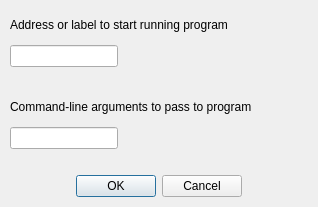
<?xml version="1.0" encoding="UTF-8"?>
<ui version="4.0">
 <class>SetRunParametersDialog</class>
 <widget class="QDialog" name="SetRunParametersDialog">
  <property name="geometry">
   <rect>
    <x>0</x>
    <y>0</y>
    <width>318</width>
    <height>207</height>
   </rect>
  </property>
  <property name="windowTitle">
   <string>Set Run Parameters</string>
  </property>
  <widget class="QWidget" name="gridLayoutWidget">
   <property name="geometry">
    <rect>
     <x>10</x>
     <y>10</y>
     <width>298</width>
     <height>187</height>
    </rect>
   </property>
   <layout class="QGridLayout" name="gridLayout">
    <item row="0" column="0">
     <widget class="QLabel" name="label">
      <property name="text">
       <string>Address or label to start running program</string>
      </property>
     </widget>
    </item>
    <item row="1" column="0">
     <widget class="QLineEdit" name="addressLineEdit">
      <property name="sizePolicy">
       <sizepolicy hsizetype="Fixed" vsizetype="Fixed">
        <horstretch>0</horstretch>
        <verstretch>0</verstretch>
       </sizepolicy>
      </property>
     </widget>
    </item>
    <item row="2" column="0">
     <spacer name="horizontalSpacer">
      <property name="orientation">
       <enum>Qt::Horizontal</enum>
      </property>
      <property name="sizeHint" stdset="0">
       <size>
        <width>40</width>
        <height>20</height>
       </size>
      </property>
     </spacer>
    </item>
    <item row="3" column="0">
     <widget class="QLabel" name="label_2">
      <property name="text">
       <string>Command-line arguments to pass to program</string>
      </property>
     </widget>
    </item>
    <item row="4" column="0">
     <widget class="QLineEdit" name="argsLineEdit">
      <property name="sizePolicy">
       <sizepolicy hsizetype="Fixed" vsizetype="Fixed">
        <horstretch>0</horstretch>
        <verstretch>0</verstretch>
       </sizepolicy>
      </property>
     </widget>
    </item>
    <item row="6" column="0">
     <widget class="QDialogButtonBox" name="buttonBox">
      <property name="standardButtons">
       <set>QDialogButtonBox::Cancel|QDialogButtonBox::Ok</set>
      </property>
      <property name="centerButtons">
       <bool>true</bool>
      </property>
     </widget>
    </item>
    <item row="5" column="0">
     <spacer name="verticalSpacer">
      <property name="orientation">
       <enum>Qt::Vertical</enum>
      </property>
      <property name="sizeType">
       <enum>QSizePolicy::Fixed</enum>
      </property>
      <property name="sizeHint" stdset="0">
       <size>
        <width>20</width>
        <height>20</height>
       </size>
      </property>
     </spacer>
    </item>
   </layout>
  </widget>
 </widget>
 <resources/>
 <connections>
  <connection>
   <sender>buttonBox</sender>
   <signal>accepted()</signal>
   <receiver>SetRunParametersDialog</receiver>
   <slot>accept()</slot>
   <hints>
    <hint type="sourcelabel">
     <x>158</x>
     <y>173</y>
    </hint>
    <hint type="destinationlabel">
     <x>158</x>
     <y>90</y>
    </hint>
   </hints>
  </connection>
  <connection>
   <sender>buttonBox</sender>
   <signal>rejected()</signal>
   <receiver>SetRunParametersDialog</receiver>
   <slot>reject()</slot>
   <hints>
    <hint type="sourcelabel">
     <x>158</x>
     <y>173</y>
    </hint>
    <hint type="destinationlabel">
     <x>158</x>
     <y>90</y>
    </hint>
   </hints>
  </connection>
 </connections>
</ui>
